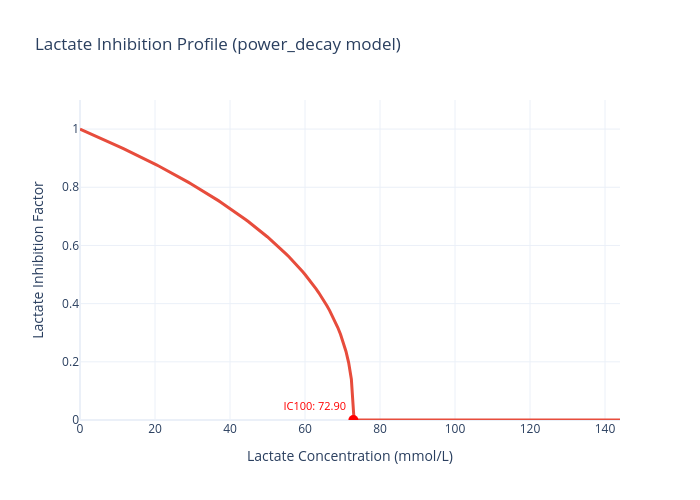

The notebook cell this image was saved under:
### Markdown cell above
## 3. Plot Individual Inhibition Factors

For detailed analysis, plot individual inhibition profiles.

### Code cell
# Lactate inhibition
fig_lac = plot_single_inhibition(
    kinetic_model,
    inhibitor='lactate',
    concentration_range=(0, 120),
    show_ic_markers=True
)
fig_lac.show()

### Figure 1 — Plotly figure (JSON) as saved in the notebook; plotly's stock layout.template omitted (floating-point values rounded to 4 significant figures; data arrays with more than 128 entries replaced by an {"elided": "..."} marker saying what was removed)
{"data": [{"hovertemplate": "%{x:.2f}<br>IF: %{y:.3f}<extra></extra>", "line": {"color": "#E74C3C", "width": 3}, "mode": "lines", "type": "scatter", "x": {"elided": "200 float values"}, "y": {"elided": "200 float values"}}, {"hovertemplate": "IC100: 72.90<br>IF: 0.000<extra></extra>", "marker": {"color": "red", "size": 10, "symbol": "circle"}, "mode": "markers+text", "showlegend": false, "text": ["IC100: 72.90"], "textfont": {"color": "red", "size": 11}, "textposition": "top left", "type": "scatter", "x": [72.9], "y": [0]}], "layout": {"height": 500, "hovermode": "x", "showlegend": false, "title": {"text": "Lactate Inhibition Profile (power_decay model)"}, "width": 700, "xaxis": {"title": {"text": "Lactate Concentration (mmol/L)"}}, "yaxis": {"range": [0, 1.1], "title": {"text": "Lactate Inhibition Factor"}}}}
